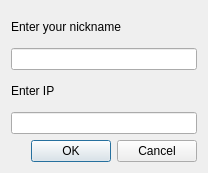
<?xml version="1.0" encoding="UTF-8"?>
<ui version="4.0">
 <class>Registration</class>
 <widget class="QDialog" name="Registration">
  <property name="geometry">
   <rect>
    <x>0</x>
    <y>0</y>
    <width>208</width>
    <height>173</height>
   </rect>
  </property>
  <property name="windowTitle">
   <string>Dialog</string>
  </property>
  <layout class="QGridLayout" name="gridLayout">
   <item row="0" column="0">
    <widget class="QLabel" name="label">
     <property name="text">
      <string>Enter your nickname</string>
     </property>
    </widget>
   </item>
   <item row="1" column="0">
    <widget class="QLineEdit" name="in_text"/>
   </item>
   <item row="4" column="0">
    <widget class="QDialogButtonBox" name="buttonBox">
     <property name="orientation">
      <enum>Qt::Horizontal</enum>
     </property>
     <property name="standardButtons">
      <set>QDialogButtonBox::Cancel|QDialogButtonBox::Ok</set>
     </property>
    </widget>
   </item>
   <item row="2" column="0">
    <widget class="QLabel" name="label_2">
     <property name="text">
      <string>Enter IP</string>
     </property>
    </widget>
   </item>
   <item row="3" column="0">
    <widget class="QLineEdit" name="IPEdit"/>
   </item>
  </layout>
 </widget>
 <resources/>
 <connections>
  <connection>
   <sender>buttonBox</sender>
   <signal>accepted()</signal>
   <receiver>Registration</receiver>
   <slot>accept()</slot>
   <hints>
    <hint type="sourcelabel">
     <x>248</x>
     <y>254</y>
    </hint>
    <hint type="destinationlabel">
     <x>157</x>
     <y>274</y>
    </hint>
   </hints>
  </connection>
  <connection>
   <sender>buttonBox</sender>
   <signal>rejected()</signal>
   <receiver>Registration</receiver>
   <slot>reject()</slot>
   <hints>
    <hint type="sourcelabel">
     <x>316</x>
     <y>260</y>
    </hint>
    <hint type="destinationlabel">
     <x>286</x>
     <y>274</y>
    </hint>
   </hints>
  </connection>
 </connections>
</ui>
